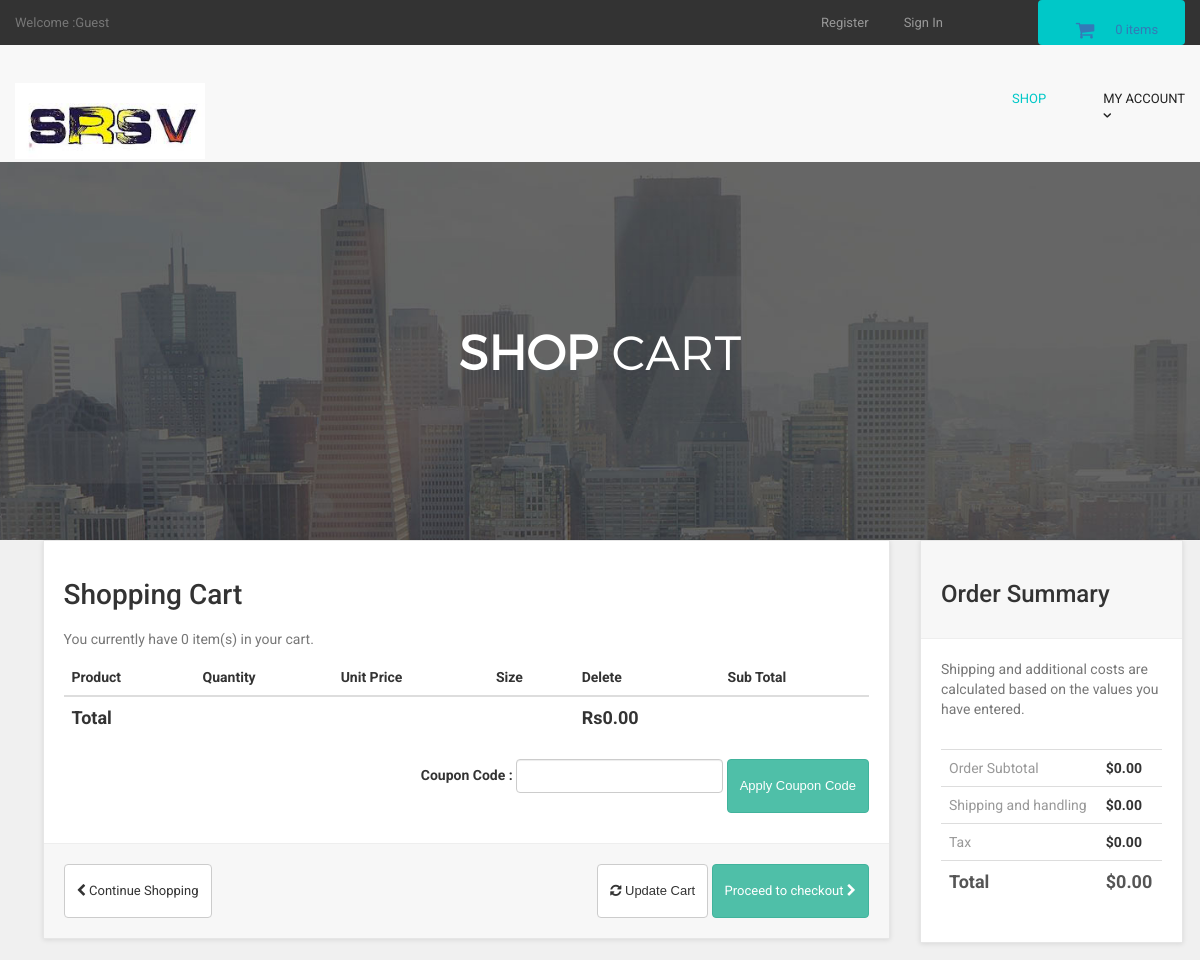
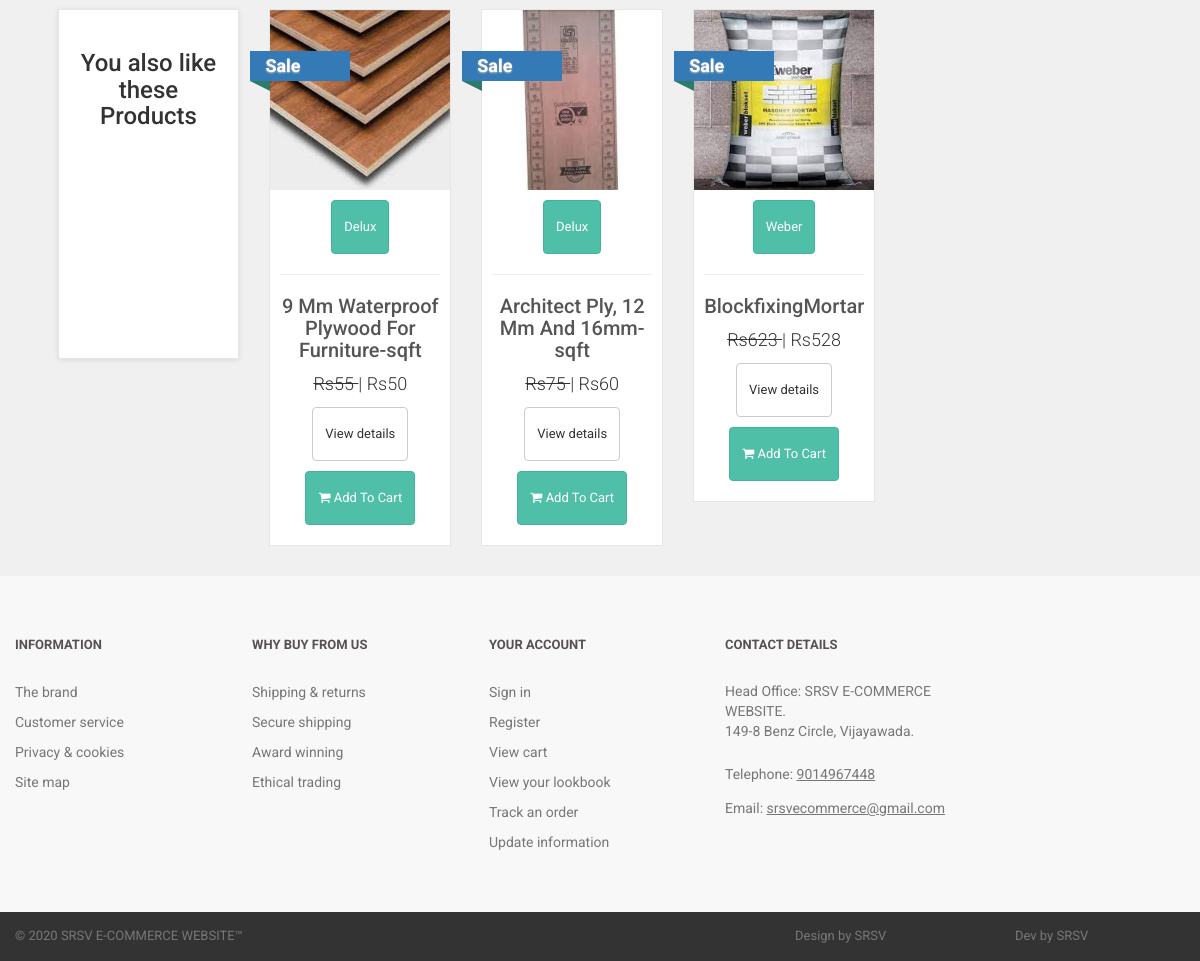
The page /cart_body.php on the database its author committed (2 pictures, top to bottom).
### tables this page shows
CREATE TABLE `products` (
  `product_id` int(10) NOT NULL,
  `p_cat_id` int(10) NOT NULL,
  `cat_id` int(10) NOT NULL,
  `manufacturer_id` int(10) NOT NULL,
  `date` timestamp NOT NULL DEFAULT CURRENT_TIMESTAMP ON UPDATE CURRENT_TIMESTAMP,
  `product_title` text NOT NULL,
  `product_url` text NOT NULL,
  `product_img1` text NOT NULL,
  `product_img2` text NOT NULL,
  `product_img3` text NOT NULL,
  `product_price` int(10) NOT NULL,
  `product_psp_price` int(100) NOT NULL,
  `product_desc` text NOT NULL,
  `product_features` text NOT NULL,
  `product_video` text NOT NULL,
  `product_keywords` text NOT NULL,
  `product_label` text NOT NULL,
  `status` varchar(255) NOT NULL
);

CREATE TABLE `manufacturers` (
  `manufacturer_id` int(10) NOT NULL,
  `manufacturer_title` text NOT NULL,
  `manufacturer_top` text NOT NULL,
  `manufacturer_image` text NOT NULL
);

### cart_body.php (the view, shortened to what this page needs)
<?php
include("includes/db.php");
include("includes/header.php");
include("functions/functions.php");
include("includes/main.php");
?>
  <main>
    <div class="nero">
      <div class="nero__heading">
        <span class="nero__bold">SHOP</span> Cart
      </div>
    </div>
  </main>
<div id="content" >
<div class="container" >
<div class="col-md-9" id="cart" >
<div class="box" >
<form action="cart.php" method="post" enctype="multipart-form-data" >
<h1> Shopping Cart </h1>
<?php
$ip_add = getRealUserIp();
$select_cart = "select * from cart where ip_add='$ip_add'";
$run_cart = mysqli_query($con,$select_cart);
$count = mysqli_num_rows($run_cart);
?>
<p class="text-muted" > You currently have <?php echo $count; ?> item(s) in your cart. </p>
<div class="table-responsive" >
<table class="table" >
<thead>
<tr>
<th colspan="2" >Product</th>
<th>Quantity</th>
<th>Unit Price</th>
<th>Size</th>
<th colspan="1">Delete</th>
<th colspan="2"> Sub Total </th>
</tr>
</thead>
<?php
$total = 0;
?>
<tfoot>
<tr>
<th colspan="5"> Total </th>
<th colspan="2"> Rs<?php echo $total; ?>.00 </th>
</tr>
</tfoot>
</table>
<div class="form-inline pull-right">
<div class="form-group">
<label>Coupon Code : </label>
<input type="text" name="code" class="form-control">
</div>
<input class="btn btn-primary" type="submit" name="apply_coupon" value="Apply Coupon Code" >
</div>
</div>
<div class="box-footer">
<div class="pull-left">
<a href="index.php" class="btn btn-default">
<i class="fa fa-chevron-left"></i> Continue Shopping
</a>
</div>
<div class="pull-right">
<button class="btn btn-default" type="submit" name="update" value="Update Cart">
<i class="fa fa-refresh"></i> Update Cart
</button>
<a href="checkout.php" class="btn btn-primary">
Proceed to checkout <i class="fa fa-chevron-right"></i>
</a>
</div>
</div>
</form>
</div>
<div id="row same-height-row">
<div class="col-md-3 col-sm-6">
<div class="box same-height headline">
<h3 class="text-center"> You also like these Products </h3>
</div>
</div>
<?php
$get_products = "select * from products order by rand() LIMIT 0,3";
$run_products = mysqli_query($con,$get_products);
while($row_products=mysqli_fetch_array($run_products)){
$pro_title = $row_products['product_title'];
$pro_price = $row_products['product_price'];
$pro_img1 = $row_products['product_img1'];
$pro_label = $row_products['product_label'];
$manufacturer_id = $row_products['manufacturer_id'];
$get_manufacturer = "select * from manufacturers where manufacturer_id='$manufacturer_id'";
$run_manufacturer = mysqli_query($db,$get_manufacturer);
$row_manufacturer = mysqli_fetch_array($run_manufacturer);
$manufacturer_name = $row_manufacturer['manufacturer_title'];
$pro_psp_price = $row_products['product_psp_price'];
$pro_url = $row_products['product_url'];
if($pro_label == "Sale" or $pro_label == "Gift"){
$product_price = "<del> Rs$pro_price </del>";
$product_psp_price = "| Rs$pro_psp_price";
}
else{
$product_psp_price = "";
$product_price = "Rs$pro_price";
}
if($pro_label == ""){
}
else{
$product_label = "
<a class='label sale' href='#' style='color:black;'>
<div class='thelabel'>$pro_label</div>
<div class='label-background'> </div>
</a>
";
}
echo "
<div class='col-md-3 col-sm-6 center-responsive' >
<div class='product' >
<a href='$pro_url' >
<img src='admin_area/product_images/$pro_img1' class='img-responsive' >
</a>
<div class='text' >
<center>
<p class='btn btn-primary'> $manufacturer_name </p>
</center>
<hr>
<h3><a href='$pro_url' >$pro_title</a></h3>
<p class='price' > $product_price $product_psp_price </p>
<p class='buttons' >
<a href='$pro_url' class='btn btn-default' >View details</a>
<a href='$pro_url' class='btn btn-primary'>
<i class='fa fa-shopping-cart'></i> Add To Cart
</a>
</p>
</div>
$product_label
</div>
</div>
";
}
?>
</div>
</div>
<div class="col-md-3">
<div class="box" id="order-summary">
<div class="box-header">
<h3>Order Summary</h3>
</div>
<p class="text-muted">
Shipping and additional costs are calculated based on the values you have entered.
</p>
<div class="table-responsive">
<table class="table">
<tbody>
<tr>
<td> Order Subtotal </td>
<th> $<?php echo $total; ?>.00 </th>
</tr>
<tr>
<td> Shipping and handling </td>
<th>$0.00</th>
</tr>
<tr>
<td>Tax</td>
<th>$0.00</th>
</tr>
<tr class="total">
<td>Total</td>
<th>$<?php echo $total; ?>.00</th>
</tr>
</tbody>
</table>
</div>
</div>
</div>
</div>
</div>
<?php
include("includes/footer.php");
?>
</body>

### styles/backend.css (style rules this page uses)
html { font-family: "Roboto", Helvetica, Arial, sans-serif; line-height: 1.15; -ms-text-size-adjust: 100%; -webkit-text-size-adjust: 100% }
body { margin: 0 }
h1 { font-size: 2em; margin: .67em 0 }
figcaption, figure, main { display: block }
hr { box-sizing: content-box; height: 0; overflow: visible }
a { background-color: transparent; -webkit-text-decoration-skip: objects }
img { border-style: none }
button, input, optgroup, select, textarea { font-family: sans-serif; font-size: 100%; line-height: 1.15; margin: 0 }
button, input { overflow: visible }
button, select { text-transform: none }
[type=reset], [type=submit], button, html [type=button] { -webkit-appearance: button }
html { box-sizing: border-box }
body { min-width: 1190px; font-family: Montserrat, sans-serif; font-weight: 400; background-color: white; }
.container { width: 1170px; margin: 0 auto }
img { max-width: 100%; height: auto }
.btn { display: inline-block; vertical-align: top; font-size: 13px; line-height: 40px; text-decoration: none; -webkit-transition: .3s; transition: .3s }
.nero { padding-top: 160px; padding-bottom: 140px; font-family: 'montserratlight', sans-serif; text-align: center; text-transform: uppercase; color: #FFF; background: #666 url("../images/banner-ave.jpg") no-repeat; background-size: cover; background-position: center; }
.nero__heading { font-size: 48px; }
.nero__bold { font-weight: 700; }

### styles/style.css (style rules this page uses)
body { font-family: "Roboto", Helvetica, Arial, sans-serif; font-size: 14px; line-height: 1.42857143; color: #333333; background-color: #f0f0f0; overflow-x: hidden; }
.btn-primary { color:rgb(255, 255, 255); background-color:rgb(79, 191, 168); border-color:rgb(65, 179, 156); }
.box { background: #fff; margin: 0 0 30px; border: solid 1px #e6e6e6; box-sizing: border-box; padding:20px; box-shadow: 0 1px 5px rgba(0, 0, 0, 0.1); }
#content { padding-left:25px; }
#content .product { background:#fff; border: solid 1px #e6e6e6; box-sizing: border-box; margin-bottom: 30px; }
#content .product .text p.price { font-size:18px; text-align:center; font-weight:300; }
#content .product .text .buttons { clear:both; text-align:center; }
#content .product .text h3 { text-align:center; font-size:20px; }
#content .product .text h3 a { color:rgb(85, 85, 85); }
#content .product .text { padding:10px 10px 0px; }
#content .product .text .buttons .btn { margin-bottom:10px; }
#content .headline { height: 350px; }
#content #cart .table tfoot { font-size:18px; }
.box .box-footer { background: #f7f7f7; margin: 30px -20px -20px; padding:20px; border-top: solid 1px #eeeeee; }
.box .box-footer:before, .box .box-footer:after { content:" "; display: table; }
.box .box-footer:after { clear:both; }
.box .box-header { background:#f7f7f7; margin:-20px -20px 20px; padding:20px; border-bottom: solid 1px #eeeeee; }
#content #order-summary table { margin-top: 20px; }
#content #order-summary table td { color: #999999; }
#content #order-summary table tr.total td, #content #order-summary table tr.total th { font-size: 18px; color:#555555; font-weight: 700; }
.label { text-decoration : none; position: absolute; top: 50px; padding-left:51px; z-index: 20; }
.label .thelabel { position: relative; width: 100px; padding: 6px 50px 6px 15px; margin: 40px 50px 10px -71px; color: #fff; font-size:18px; font-weight:bold; background-color: #337ab7; text-shadow: 0px 1px 2px #bbb ; }
.label .thelabel:before, .label .thelabel:after { content: ''; position: absolute; width:0; height:0; }
.label .thelabel:after { left: 0px; top: 100%; border-width : 5px 10px; border-style: solid; border-color: #2d7b6b #2d7b6b transparent transparent; }
.label.sale { top: 0; }

### rows shown on the page
products: product_img1 (picture), manufacturer.manufacturer_title "Delux", product_title "9 Mm Waterproof Plywood For Furniture-sqft", product_price "55", product_psp_price "| Rs50", product_label "Sale"
products: product_img1 (picture), manufacturer.manufacturer_title "Delux", product_title "Architect Ply, 12 Mm And 16mm-sqft", product_price "75", product_psp_price "| Rs60", product_label "Sale"
products: product_img1 (picture), manufacturer.manufacturer_title "Weber", product_title "BlockfixingMortar", product_price "623", product_psp_price "| Rs528", product_label "Sale"

### other values the page prints
$count_items "0"
$count "0"
$total "0"
